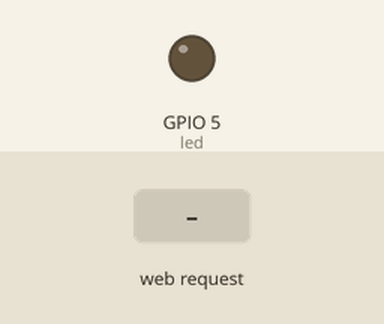
A sketch run on a simulated ESP8266 (NodeMCU). On the bench: output pins drawn as LEDs (lit = HIGH). The inputs (shaded band) are chosen by the test bench. What the sketch prints to the serial monitor is not drawn.

Above: at 2.2 s.
2.3 s: HTTP request GET /ledon received
At 2.6 s:
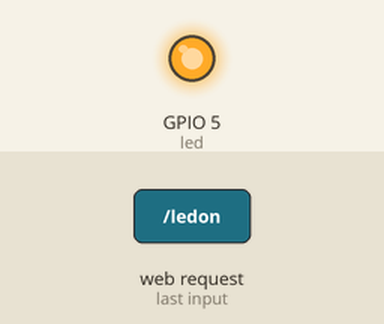
3.8 s: HTTP request GET /ledoff received
At 4.9 s:
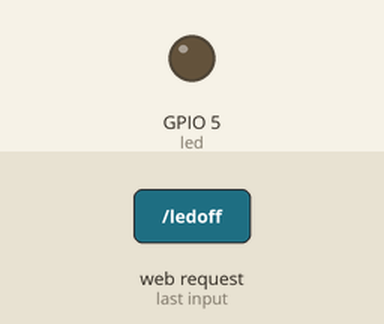
Timing chart, 0 to 6.8 s (numbered marks = the images above; inputs shaded):
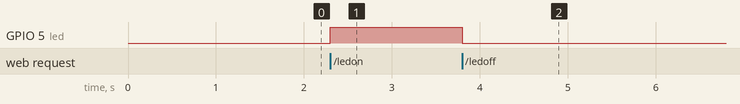

The sketch:

Firmware_V1.ino
```cpp
//Libraries
#include <ESP8266WiFi.h>
#include <WiFiClient.h>
#include <ESP8266WebServer.h>
//
//Global Variables
String html = R"***(
<!DOCTYPE html>
<html>
  <head>
    <title>SWITCH LED</title>
  </head>
  <body>
    <h1>SWITCH LED</h1>
    <p><a href=/ledon>LED on</a></p>
    <p><a href=/ledoff>LED off</a></p>
  </body>
</html>
)***";

uint8_t led = 5;
const char* ssid = "ESP8266_AP";
ESP8266WebServer server(80);


void handleRoot(){
  server.send(200,"text/html", html);
}

void ledon(){
  digitalWrite(led,HIGH);
  server.send(200,"text/html", html);
}

void ledoff(){
  digitalWrite(led,LOW);
  server.send(200,"text/html", html);
}

void setup() {
  delay(1000);
  Serial.begin(460800);
  Serial.println("Configurando, aguanta...");
  WiFi.softAP(ssid);
  IPAddress myIP = WiFi.softAPIP();
  Serial.println(myIP);

  //Acciones
  server.on("/", handleRoot);
  server.on("/ledon", ledon);
  server.on("/ledoff", ledoff);

  server.begin();
  Serial.println("¡Servidor iniciado correctamente!");
  pinMode(led, OUTPUT);
}

void loop() {
  server.handleClient();
}
```

Measured:
- after the input at 2.3 s, GPIO 5 (led): LOW → HIGH at once
- after the input at 3.8 s, GPIO 5 (led): HIGH → LOW at once
